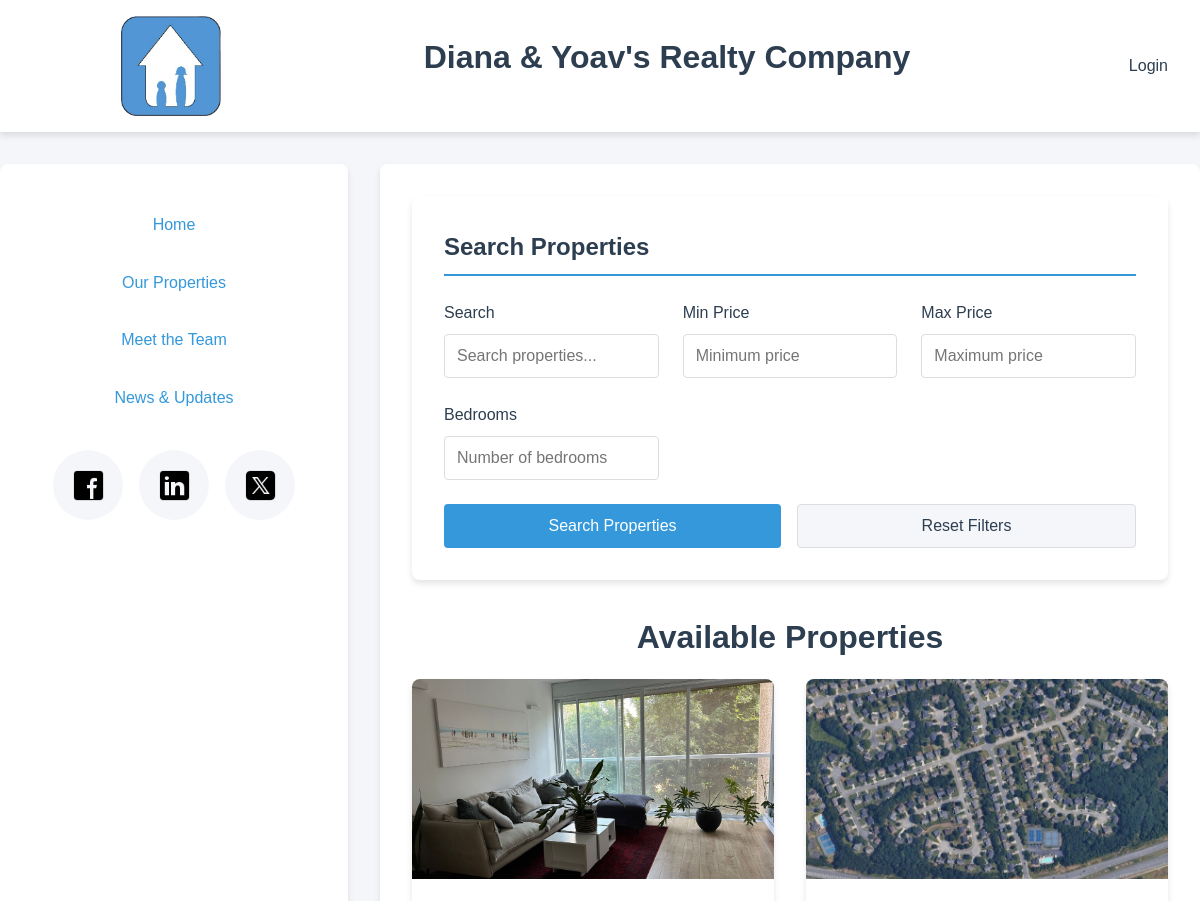
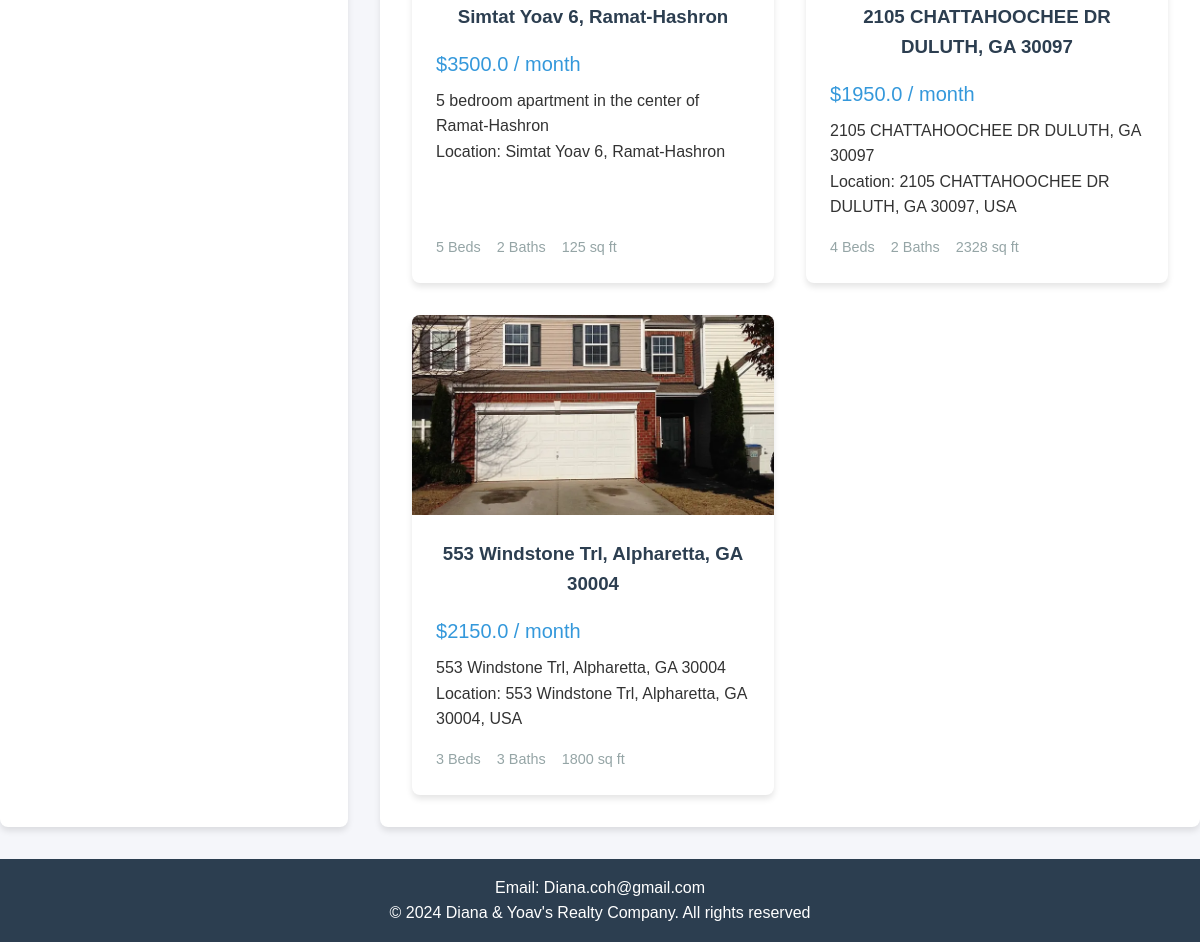
Screenshot of /properties with the database file from the repository (2 pictures, top to bottom).
### app.py (models this page shows)
class Property(db.Model):
    id = db.Column(db.Integer, primary_key=True)
    name = db.Column(db.String(100), nullable=False)
    description = db.Column(db.Text, nullable=False)
    price = db.Column(db.Float, nullable=False)
    location = db.Column(db.String(100), nullable=False)
    bedrooms = db.Column(db.Integer, nullable=False)
    bathrooms = db.Column(db.Integer, nullable=False)
    square_footage = db.Column(db.Integer, nullable=False)
    images = db.Column(db.JSON, nullable=False, default=list)
    files = db.relationship('PropertyFile', backref='property', lazy=True, cascade="all, delete-orphan")
    tenants = db.Column(db.String(100))
    buying_price = db.Column(db.Float)
    year_bought = db.Column(db.Integer)
    current_value = db.Column(db.Float)

### app.py (the view)
@app.route('/properties')
def properties():
    properties = Property.query.all()
    return render_template('our_properties.html', properties=properties, search_active=False)

### templates/our_properties.html (shortened to what this page needs)
{% extends "base.html" %}
{% block content %}
<form action="{{ url_for('search_properties') }}" method="GET" class="search-filter-form">
    <fieldset>
        <legend>Search Properties</legend>
        <div class="search-row">
            <div class="search-group">
                <label for="search-query">Search</label>
                <input type="text" id="search-query" name="query"
                       placeholder="Search properties..."
                       value="{{ request.args.get('query', '') }}">
            </div>
            <div class="search-group">
                <label for="min-price">Min Price</label>
                <input type="number" id="min-price" name="min_price"
                       min="0" placeholder="Minimum price"
                       value="{{ request.args.get('min_price', '') }}">
            </div>
            <div class="search-group">
                <label for="max-price">Max Price</label>
                <input type="number" id="max-price" name="max_price"
                       min="0" placeholder="Maximum price"
                       value="{{ request.args.get('max_price', '') }}">
            </div>
            <div class="search-group">
                <label for="bedrooms">Bedrooms</label>
                <input type="number" id="bedrooms" name="bedrooms"
                       min="0" placeholder="Number of bedrooms"
                       value="{{ request.args.get('bedrooms', '') }}">
            </div>
        </div>
        <div class="search-buttons">
            <button type="submit" class="btn-search">Search Properties</button>
            <button type="reset" class="btn-reset"
                    onclick="window.location='{{ url_for('properties') }}'; return false;">
                Reset Filters
            </button>
        </div>
    </fieldset>
</form>
<h1>Available Properties</h1>
<div id="property-listings">
    {% for property in properties %}
    <article class="property-card">
        <a href="{{ url_for('property_detail', property_id=property.id) }}">
            {% if property.images %}
            <img src="{{ url_for('static', filename='uploads/' ~ property.images[0]) }}" alt="{{ property.name }} property image">
            {% endif %}
            <div class="property-card-content">
                <h3>{{ property.name }}</h3>
                <p class="property-price">${{ property.price }} / month</p>
                <p>{{ property.description }}</p>
                <p>Location: {{ property.location }}</p>
                <div class="property-features">
                    <span>{{ property.bedrooms }} Beds</span>
                    <span>{{ property.bathrooms }} Baths</span>
                    <span>{{ property.square_footage }} sq ft</span>
                </div>
            </div>
        </a>
    </article>
    {% endfor %}
</div>
{% endblock %}

### templates/base.html (shortened to what this page needs)
<!DOCTYPE html>
<html lang="en">
<head>
    <link rel="stylesheet" href="{{ url_for('static', filename='style.css') }}">
</head>
<body>
    <header>
        <div class="header-content">
            <img src="{{ url_for('static', filename='img/logo.png') }}" alt="Our Realty Company Logo" class="logo">
            <h1>Diana & Yoav's Realty Company</h1>
            <nav>
                <ul>
                    {% if current_user.is_authenticated %}
                        <li><a href="{{ url_for('logout') }}">Logout</a></li>
                        <li><a href="{{ url_for('profile') }}">Profile</a></li>
                        {% if current_user.is_admin %}
                            <li><a href="{{ url_for('admin_dashboard') }}">Admin Dashboard</a></li>
                            <li><a href="{{ url_for('add_property') }}">Add Property</a></li>
                        {% endif %}
                    {% else %}
                        <li><a href="{{ url_for('login') }}">Login</a></li>
                    {% endif %}
                </ul>
            </nav>
        </div>
    </header>
    <div class="main-container">
        <aside class="sidebar">
            <ul>
                <li><a href="{{ url_for('index') }}" class="btn">Home</a></li>
                <li><a href="{{ url_for('properties') }}" class="btn">Our Properties</a></li>
                <li><a href="{{ url_for('under_construction') }}" class="btn">Meet the Team</a></li>
                <li><a href="{{ url_for('under_construction') }}" class="btn">News & Updates</a></li>
            </ul>
            <div class="sidebar-section">
                <div class="social-icons">
                    <a href="#" title="Follow us on Facebook">
                        <img src="{{ url_for('static', filename='img/facebook-icon.png') }}" alt="Facebook">
                    </a>
                    <a href="#" title="Connect with us on LinkedIn">
                        <img src="{{ url_for('static', filename='img/linkedin-icon.png') }}" alt="LinkedIn">
                    </a>
                    <a href="#" title="Follow us on X (Twitter)">
                        <img src="{{ url_for('static', filename='img/x-icon.png') }}" alt="X (Twitter)">
                    </a>
                </div>
            </div>
        </aside>
        <main class="content">
            {% block content %}
            {% endblock %}
        </main>
    </div>
    <footer>
            <p>Email: Diana.coh@gmail.com </p>
            <p>&copy; 2024 Diana & Yoav's Realty Company. All rights reserved</p>
    </footer>
</body>
</html>

### static/style.css (style rules this page uses)
:root { --primary-color: #2c3e50; --secondary-color: #3498db; --accent-color: #e74c3c; --success-color: #2ecc71; --warning-color: #f1c40f; --danger-color: #e74c3c; --text-color: #333; --light-gray: #f5f6fa; --medium-gray: #95a5a6; --border-color: #dcdde1; --font-main: 'Arial', sans-serif; --transition: all 0.3s ease; --shadow: 0 4px 6px rgba(0, 0, 0, 0.1); }
* { margin: 0; padding: 0; box-sizing: border-box; }
body { font-family: var(--font-main); line-height: 1.6; color: var(--text-color); background-color: var(--light-gray); }
h1, h2, h3, h4, h5, h6 { color: var(--primary-color); margin-bottom: 1rem; text-align: center; }
a { color: var(--secondary-color); text-decoration: none; transition: var(--transition); }
.main-container { display: flex; gap: 2rem; margin: 2rem auto; }
header { background-color: white; box-shadow: var(--shadow); position: sticky; top: 0; text-align: center; }
.header-content { display: flex; justify-content: space-between; align-items: center; padding: 1rem; }
.logo { margin-left: 105px; height: 100px; width: 100px; justify-content: space-around; }
nav ul { display: flex; list-style: none; gap: 1.5rem; }
nav a { color: var(--primary-color); font-weight: 500; padding: 0.5rem 1rem; border-radius: 4px; }
.sidebar { flex: 0 0 300px; background-color: white; padding: 1.5rem; border-radius: 8px; box-shadow: var(--shadow); }
.sidebar ul { list-style: none; margin-bottom: 2rem; }
.sidebar .btn { display: block; margin-bottom: 0.5rem; }
.social-icons { display: flex; justify-content: center; gap: 1rem; margin-top: 1rem; }
.social-icons img { width: 35px; height: 35px; transition: var(--transition); }
.social-icons a { display: flex; align-items: center; justify-content: center; width: 70px; height: 70px; border-radius: 50%; background-color: var(--light-gray); transition: var(--transition); }
.content { flex: 1; background-color: white; padding: 2rem; border-radius: 8px; box-shadow: var(--shadow); min-height: auto; }
.btn { display: inline-grid; margin-top: 1rem; padding: 0.5rem 1rem; border-radius: 4px; font-weight: 500; text-decoration: none; transition: var(--transition); cursor: pointer; border: none; font-size: 1rem; width: 300px; text-align: center; }
.search-filter-form { background-color: white; padding: 2rem; border-radius: 8px; box-shadow: var(--shadow); margin-bottom: 2rem; }
.search-filter-form fieldset { border: none; }
.search-filter-form legend { font-size: 1.5rem; color: var(--primary-color); margin-bottom: 1.5rem; font-weight: 600; padding-bottom: 0.5rem; border-bottom: 2px solid var(--secondary-color); width: 100%; }
.search-row { display: grid; grid-template-columns: repeat(auto-fit, minmax(200px, 1fr)); gap: 1.5rem; }
.search-group { display: flex; flex-direction: column; }
.search-group label { font-weight: 500; color: var(--primary-color); margin-bottom: 0.5rem; }
.search-group input { padding: 0.75rem; border: 1px solid var(--border-color); border-radius: 4px; font-size: 1rem; transition: var(--transition); }
.search-group input[type="number"] { -moz-appearance: textfield; }
.search-buttons { display: flex; gap: 1rem; margin-top: 1.5rem; }
.btn-search, .btn-reset { padding: 0.75rem 1.5rem; border: none; border-radius: 4px; font-weight: 500; cursor: pointer; transition: var(--transition); flex: 1; font-size: inherit; }
.btn-search { background-color: var(--secondary-color); color: white; }
.btn-reset { background-color: var(--light-gray); color: var(--primary-color); border: 1px solid var(--border-color); }
#property-listings { display: grid; grid-template-columns: repeat(auto-fill, minmax(300px, 1fr)); gap: 2rem; }
.property-card { display: flex; flex-direction: column; background-color: white; border-radius: 8px; overflow: hidden; box-shadow: var(--shadow); transition: var(--transition); height: 100%; }
.property-card a { flex: 1; display: flex; flex-direction: column; text-decoration: none; color: var(--text-color); }
.property-card img { width: 100%; height: 200px; object-fit: cover; }
.property-card-content { flex: 1; padding: 1.5rem; display: flex; flex-direction: column; }
.property-price { font-size: 1.25rem; color: var(--secondary-color); font-weight: 500; margin-bottom: 0.5rem; }
.property-features { display: flex; gap: 1rem; margin-top: auto; color: var(--medium-gray); font-size: 0.9rem; padding-top: 1rem; }
footer { background-color: var(--primary-color); color: white; text-align: center; padding: 1rem; margin-top: 1rem; }

### rows the page displays
Property: shows a picture, name "Simtat Yoav 6, Ramat-Hashron", price "3500.0", description "5 bedroom apartment in the center of Ramat-Hashron", location "Simtat Yoav 6, Ramat-Hashron", bedrooms "5", bathrooms "2", square_footage "125"
Property: shows a picture, name "2105 CHATTAHOOCHEE DR DULUTH, GA 30097", price "1950.0", description "2105 CHATTAHOOCHEE DR DULUTH, GA 30097", location "2105 CHATTAHOOCHEE DR DULUTH, GA 30097, USA", bedrooms "4", bathrooms "2", square_footage "2328"
Property: shows a picture, name "553 Windstone Trl, Alpharetta, GA 30004", price "2150.0", description "553 Windstone Trl, Alpharetta, GA 30004", location "553 Windstone Trl, Alpharetta, GA 30004, USA", bedrooms "3", bathrooms "3", square_footage "1800"
